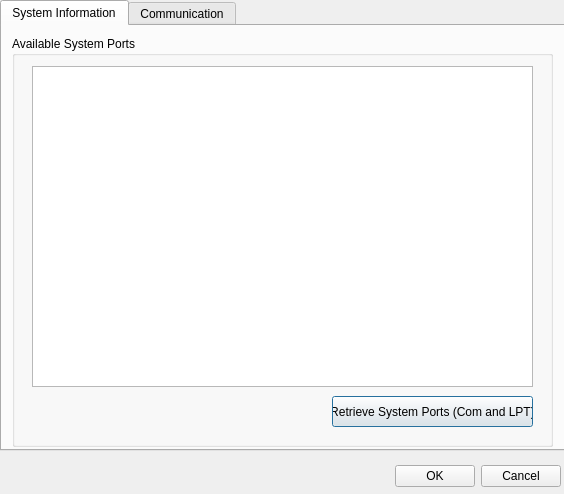
<?xml version="1.0" encoding="UTF-8"?>
<ui version="4.0">
 <class>SerialPortDevice_DialogClass</class>
 <widget class="QDialog" name="SerialPortDevice_DialogClass">
  <property name="geometry">
   <rect>
    <x>0</x>
    <y>0</y>
    <width>564</width>
    <height>494</height>
   </rect>
  </property>
  <property name="windowTitle">
   <string>SerialPortDevice_Dialog</string>
  </property>
  <widget class="QTabWidget" name="tabWidget">
   <property name="geometry">
    <rect>
     <x>0</x>
     <y>0</y>
     <width>565</width>
     <height>451</height>
    </rect>
   </property>
   <property name="currentIndex">
    <number>0</number>
   </property>
   <widget class="QWidget" name="tab1">
    <attribute name="title">
     <string>System Information</string>
    </attribute>
    <widget class="QGroupBox" name="groupBox">
     <property name="geometry">
      <rect>
       <x>10</x>
       <y>10</y>
       <width>541</width>
       <height>411</height>
      </rect>
     </property>
     <property name="title">
      <string>Available System Ports</string>
     </property>
     <widget class="QTextEdit" name="txtSystemPorts">
      <property name="geometry">
       <rect>
        <x>20</x>
        <y>30</y>
        <width>501</width>
        <height>321</height>
       </rect>
      </property>
     </widget>
     <widget class="QPushButton" name="btnAvailablePorts">
      <property name="geometry">
       <rect>
        <x>320</x>
        <y>360</y>
        <width>201</width>
        <height>31</height>
       </rect>
      </property>
      <property name="text">
       <string>Retrieve System Ports (Com and LPT)</string>
      </property>
     </widget>
    </widget>
   </widget>
   <widget class="QWidget" name="tab2">
    <attribute name="title">
     <string>Communication</string>
    </attribute>
    <widget class="QGroupBox" name="groupBox_2">
     <property name="geometry">
      <rect>
       <x>0</x>
       <y>10</y>
       <width>241</width>
       <height>401</height>
      </rect>
     </property>
     <property name="title">
      <string>Port Settings</string>
     </property>
     <widget class="QWidget" name="layoutWidget_3">
      <property name="geometry">
       <rect>
        <x>10</x>
        <y>20</y>
        <width>221</width>
        <height>191</height>
       </rect>
      </property>
      <layout class="QFormLayout" name="formLayout_2">
       <property name="fieldGrowthPolicy">
        <enum>QFormLayout::AllNonFixedFieldsGrow</enum>
       </property>
       <item row="0" column="0">
        <widget class="QLabel" name="label_8">
         <property name="text">
          <string>Port:</string>
         </property>
        </widget>
       </item>
       <item row="0" column="1">
        <widget class="QComboBox" name="portBox"/>
       </item>
       <item row="1" column="0">
        <widget class="QLabel" name="label_9">
         <property name="text">
          <string>BaudRate:</string>
         </property>
        </widget>
       </item>
       <item row="1" column="1">
        <widget class="QComboBox" name="baudRateBox"/>
       </item>
       <item row="2" column="0">
        <widget class="QLabel" name="label_10">
         <property name="text">
          <string>DataBits:</string>
         </property>
        </widget>
       </item>
       <item row="2" column="1">
        <widget class="QComboBox" name="dataBitsBox"/>
       </item>
       <item row="3" column="0">
        <widget class="QLabel" name="label_11">
         <property name="text">
          <string>Parity:</string>
         </property>
        </widget>
       </item>
       <item row="3" column="1">
        <widget class="QComboBox" name="parityBox"/>
       </item>
       <item row="4" column="0">
        <widget class="QLabel" name="label_12">
         <property name="text">
          <string>StopBits:</string>
         </property>
        </widget>
       </item>
       <item row="4" column="1">
        <widget class="QComboBox" name="stopBitsBox"/>
       </item>
       <item row="5" column="0">
        <widget class="QLabel" name="label_14">
         <property name="text">
          <string>Timeout:</string>
         </property>
        </widget>
       </item>
       <item row="5" column="1">
        <widget class="QSpinBox" name="timeoutBox">
         <property name="suffix">
          <string> ms</string>
         </property>
         <property name="minimum">
          <number>-1</number>
         </property>
         <property name="maximum">
          <number>10000</number>
         </property>
         <property name="singleStep">
          <number>10</number>
         </property>
         <property name="value">
          <number>10</number>
         </property>
        </widget>
       </item>
       <item row="6" column="0">
        <widget class="QLabel" name="label_13">
         <property name="text">
          <string>QueryMode:</string>
         </property>
        </widget>
       </item>
       <item row="6" column="1">
        <widget class="QComboBox" name="queryModeBox"/>
       </item>
      </layout>
     </widget>
     <widget class="QRadioButton" name="rdb_PortIsOpen">
      <property name="enabled">
       <bool>false</bool>
      </property>
      <property name="geometry">
       <rect>
        <x>140</x>
        <y>370</y>
        <width>82</width>
        <height>18</height>
       </rect>
      </property>
      <property name="palette">
       <palette>
        <active>
         <colorrole role="WindowText">
          <brush brushstyle="SolidPattern">
           <color alpha="255">
            <red>0</red>
            <green>0</green>
            <blue>0</blue>
           </color>
          </brush>
         </colorrole>
         <colorrole role="Text">
          <brush brushstyle="SolidPattern">
           <color alpha="255">
            <red>255</red>
            <green>5</green>
            <blue>9</blue>
           </color>
          </brush>
         </colorrole>
         <colorrole role="ButtonText">
          <brush brushstyle="SolidPattern">
           <color alpha="255">
            <red>0</red>
            <green>0</green>
            <blue>0</blue>
           </color>
          </brush>
         </colorrole>
         <colorrole role="Base">
          <brush brushstyle="SolidPattern">
           <color alpha="255">
            <red>255</red>
            <green>255</green>
            <blue>255</blue>
           </color>
          </brush>
         </colorrole>
         <colorrole role="Shadow">
          <brush brushstyle="SolidPattern">
           <color alpha="255">
            <red>64</red>
            <green>64</green>
            <blue>64</blue>
           </color>
          </brush>
         </colorrole>
         <colorrole role="Highlight">
          <brush brushstyle="SolidPattern">
           <color alpha="255">
            <red>10</red>
            <green>36</green>
            <blue>106</blue>
           </color>
          </brush>
         </colorrole>
         <colorrole role="HighlightedText">
          <brush brushstyle="SolidPattern">
           <color alpha="255">
            <red>255</red>
            <green>255</green>
            <blue>255</blue>
           </color>
          </brush>
         </colorrole>
        </active>
        <inactive>
         <colorrole role="WindowText">
          <brush brushstyle="SolidPattern">
           <color alpha="255">
            <red>0</red>
            <green>0</green>
            <blue>0</blue>
           </color>
          </brush>
         </colorrole>
         <colorrole role="Text">
          <brush brushstyle="SolidPattern">
           <color alpha="255">
            <red>255</red>
            <green>5</green>
            <blue>9</blue>
           </color>
          </brush>
         </colorrole>
         <colorrole role="ButtonText">
          <brush brushstyle="SolidPattern">
           <color alpha="255">
            <red>0</red>
            <green>0</green>
            <blue>0</blue>
           </color>
          </brush>
         </colorrole>
         <colorrole role="Base">
          <brush brushstyle="SolidPattern">
           <color alpha="255">
            <red>255</red>
            <green>255</green>
            <blue>255</blue>
           </color>
          </brush>
         </colorrole>
         <colorrole role="Shadow">
          <brush brushstyle="SolidPattern">
           <color alpha="255">
            <red>64</red>
            <green>64</green>
            <blue>64</blue>
           </color>
          </brush>
         </colorrole>
         <colorrole role="Highlight">
          <brush brushstyle="SolidPattern">
           <color alpha="255">
            <red>10</red>
            <green>36</green>
            <blue>106</blue>
           </color>
          </brush>
         </colorrole>
         <colorrole role="HighlightedText">
          <brush brushstyle="SolidPattern">
           <color alpha="255">
            <red>255</red>
            <green>255</green>
            <blue>255</blue>
           </color>
          </brush>
         </colorrole>
        </inactive>
        <disabled>
         <colorrole role="WindowText">
          <brush brushstyle="SolidPattern">
           <color alpha="255">
            <red>0</red>
            <green>0</green>
            <blue>0</blue>
           </color>
          </brush>
         </colorrole>
         <colorrole role="Text">
          <brush brushstyle="SolidPattern">
           <color alpha="255">
            <red>255</red>
            <green>0</green>
            <blue>4</blue>
           </color>
          </brush>
         </colorrole>
         <colorrole role="ButtonText">
          <brush brushstyle="SolidPattern">
           <color alpha="255">
            <red>0</red>
            <green>0</green>
            <blue>0</blue>
           </color>
          </brush>
         </colorrole>
         <colorrole role="Base">
          <brush brushstyle="SolidPattern">
           <color alpha="255">
            <red>255</red>
            <green>255</green>
            <blue>255</blue>
           </color>
          </brush>
         </colorrole>
         <colorrole role="Shadow">
          <brush brushstyle="SolidPattern">
           <color alpha="255">
            <red>64</red>
            <green>64</green>
            <blue>64</blue>
           </color>
          </brush>
         </colorrole>
         <colorrole role="Highlight">
          <brush brushstyle="SolidPattern">
           <color alpha="255">
            <red>10</red>
            <green>36</green>
            <blue>106</blue>
           </color>
          </brush>
         </colorrole>
         <colorrole role="HighlightedText">
          <brush brushstyle="SolidPattern">
           <color alpha="255">
            <red>255</red>
            <green>255</green>
            <blue>255</blue>
           </color>
          </brush>
         </colorrole>
        </disabled>
       </palette>
      </property>
      <property name="layoutDirection">
       <enum>Qt::RightToLeft</enum>
      </property>
      <property name="text">
       <string>Port is Open</string>
      </property>
     </widget>
     <widget class="QPushButton" name="openCloseButton">
      <property name="geometry">
       <rect>
        <x>10</x>
        <y>370</y>
        <width>109</width>
        <height>25</height>
       </rect>
      </property>
      <property name="text">
       <string>Open/Close</string>
      </property>
     </widget>
    </widget>
    <widget class="QGroupBox" name="groupBox_3">
     <property name="geometry">
      <rect>
       <x>250</x>
       <y>10</y>
       <width>301</width>
       <height>191</height>
      </rect>
     </property>
     <property name="title">
      <string>Received</string>
     </property>
     <widget class="QPlainTextEdit" name="recvEdit">
      <property name="geometry">
       <rect>
        <x>10</x>
        <y>20</y>
        <width>281</width>
        <height>131</height>
       </rect>
      </property>
      <property name="readOnly">
       <bool>true</bool>
      </property>
      <property name="maximumBlockCount">
       <number>800</number>
      </property>
     </widget>
     <widget class="QRadioButton" name="rdbRecFormat">
      <property name="geometry">
       <rect>
        <x>120</x>
        <y>160</y>
        <width>82</width>
        <height>18</height>
       </rect>
      </property>
      <property name="text">
       <string>ASCII</string>
      </property>
      <property name="checked">
       <bool>true</bool>
      </property>
     </widget>
     <widget class="QRadioButton" name="rdbRecFormat_2">
      <property name="geometry">
       <rect>
        <x>210</x>
        <y>160</y>
        <width>82</width>
        <height>18</height>
       </rect>
      </property>
      <property name="text">
       <string>Decimal</string>
      </property>
     </widget>
    </widget>
    <widget class="QGroupBox" name="groupBox_4">
     <property name="geometry">
      <rect>
       <x>250</x>
       <y>210</y>
       <width>301</width>
       <height>201</height>
      </rect>
     </property>
     <property name="title">
      <string>Send</string>
     </property>
     <widget class="QPlainTextEdit" name="sendEdit">
      <property name="geometry">
       <rect>
        <x>8</x>
        <y>20</y>
        <width>281</width>
        <height>141</height>
       </rect>
      </property>
     </widget>
     <widget class="QPushButton" name="sendButton">
      <property name="geometry">
       <rect>
        <x>10</x>
        <y>170</y>
        <width>91</width>
        <height>25</height>
       </rect>
      </property>
      <property name="text">
       <string>Send</string>
      </property>
     </widget>
     <widget class="QRadioButton" name="rdbSendFormat_2">
      <property name="geometry">
       <rect>
        <x>210</x>
        <y>170</y>
        <width>82</width>
        <height>18</height>
       </rect>
      </property>
      <property name="text">
       <string>Decimal</string>
      </property>
     </widget>
     <widget class="QRadioButton" name="rdbSendFormat">
      <property name="geometry">
       <rect>
        <x>120</x>
        <y>170</y>
        <width>82</width>
        <height>18</height>
       </rect>
      </property>
      <property name="text">
       <string>ASCII</string>
      </property>
      <property name="checked">
       <bool>true</bool>
      </property>
     </widget>
    </widget>
   </widget>
  </widget>
  <widget class="QWidget" name="layoutWidget">
   <property name="geometry">
    <rect>
     <x>340</x>
     <y>460</y>
     <width>221</width>
     <height>33</height>
    </rect>
   </property>
   <layout class="QHBoxLayout">
    <property name="spacing">
     <number>6</number>
    </property>
    <property name="margin">
     <number>0</number>
    </property>
    <item>
     <spacer>
      <property name="orientation">
       <enum>Qt::Horizontal</enum>
      </property>
      <property name="sizeHint" stdset="0">
       <size>
        <width>131</width>
        <height>31</height>
       </size>
      </property>
     </spacer>
    </item>
    <item>
     <widget class="QPushButton" name="okButton">
      <property name="text">
       <string>OK</string>
      </property>
     </widget>
    </item>
    <item>
     <widget class="QPushButton" name="cancelButton">
      <property name="text">
       <string>Cancel</string>
      </property>
     </widget>
    </item>
   </layout>
  </widget>
 </widget>
 <resources/>
 <connections/>
</ui>
